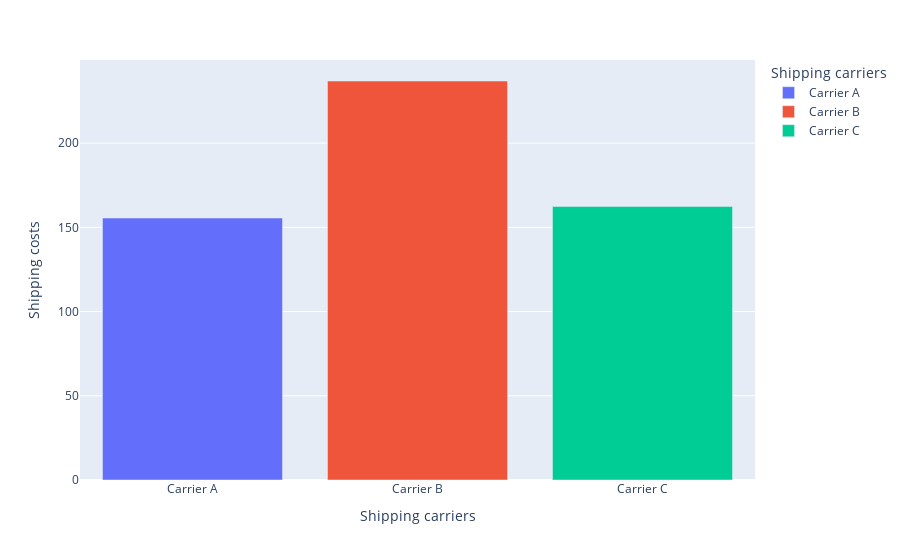

Notebook cell for this chart:
### Code cell
shipping_cost=df.groupby("Shipping carriers")["Shipping costs"].sum().reset_index()
shipping_cost_=px.bar(shipping_cost,x="Shipping carriers",y="Shipping costs",color="Shipping carriers")
shipping_cost_.show()

### Figure 1 — Plotly figure (JSON) as saved in the notebook; plotly's stock layout.template omitted (floating-point values rounded to 4 significant figures)
{"data": [{"alignmentgroup": "True", "hovertemplate": "Shipping carriers=%{x}<br>Shipping costs=%{y}<extra></extra>", "legendgroup": "Carrier A", "marker": {"color": "#636efa", "pattern": {"shape": ""}}, "name": "Carrier A", "offsetgroup": "Carrier A", "orientation": "v", "showlegend": true, "textposition": "auto", "type": "bar", "x": ["Carrier A"], "xaxis": "x", "y": [155.5], "yaxis": "y"}, {"alignmentgroup": "True", "hovertemplate": "Shipping carriers=%{x}<br>Shipping costs=%{y}<extra></extra>", "legendgroup": "Carrier B", "marker": {"color": "#EF553B", "pattern": {"shape": ""}}, "name": "Carrier B", "offsetgroup": "Carrier B", "orientation": "v", "showlegend": true, "textposition": "auto", "type": "bar", "x": ["Carrier B"], "xaxis": "x", "y": [236.9], "yaxis": "y"}, {"alignmentgroup": "True", "hovertemplate": "Shipping carriers=%{x}<br>Shipping costs=%{y}<extra></extra>", "legendgroup": "Carrier C", "marker": {"color": "#00cc96", "pattern": {"shape": ""}}, "name": "Carrier C", "offsetgroup": "Carrier C", "orientation": "v", "showlegend": true, "textposition": "auto", "type": "bar", "x": ["Carrier C"], "xaxis": "x", "y": [162.4], "yaxis": "y"}], "layout": {"autosize": true, "barmode": "relative", "legend": {"title": {"text": "Shipping carriers"}, "tracegroupgap": 0}, "margin": {"t": 60}, "xaxis": {"anchor": "y", "autorange": true, "categoryarray": ["Carrier A", "Carrier B", "Carrier C"], "categoryorder": "array", "domain": [0, 1], "range": [-0.5, 2.5], "title": {"text": "Shipping carriers"}, "type": "category"}, "yaxis": {"anchor": "x", "autorange": true, "domain": [0, 1], "range": [0, 249.4], "title": {"text": "Shipping costs"}, "type": "linear"}}}
